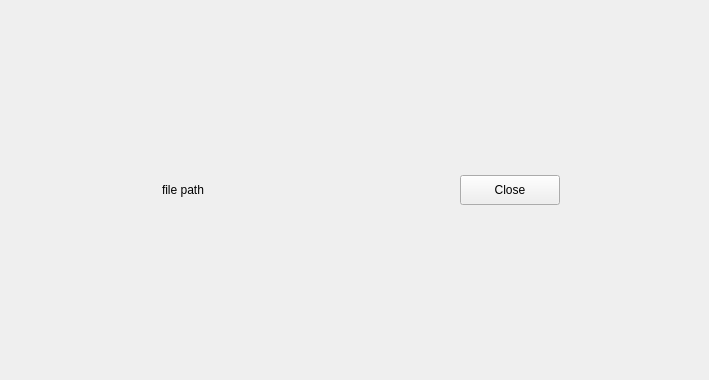
<?xml version="1.0" encoding="UTF-8"?>
<ui version="4.0">
 <class>SelectedFileWidget</class>
 <widget class="QWidget" name="SelectedFileWidget">
  <property name="geometry">
   <rect>
    <x>0</x>
    <y>0</y>
    <width>709</width>
    <height>380</height>
   </rect>
  </property>
  <property name="windowTitle">
   <string>Form</string>
  </property>
  <layout class="QVBoxLayout" name="verticalLayout">
   <property name="leftMargin">
    <number>4</number>
   </property>
   <property name="topMargin">
    <number>4</number>
   </property>
   <property name="rightMargin">
    <number>4</number>
   </property>
   <property name="bottomMargin">
    <number>4</number>
   </property>
   <item>
    <layout class="QHBoxLayout" name="horizontal_layout_center">
     <item alignment="Qt::AlignHCenter|Qt::AlignVCenter">
      <widget class="QFrame" name="frame">
       <property name="frameShape">
        <enum>QFrame::NoFrame</enum>
       </property>
       <property name="frameShadow">
        <enum>QFrame::Raised</enum>
       </property>
       <layout class="QHBoxLayout" name="horizontalLayout">
        <property name="leftMargin">
         <number>0</number>
        </property>
        <property name="topMargin">
         <number>0</number>
        </property>
        <property name="rightMargin">
         <number>0</number>
        </property>
        <property name="bottomMargin">
         <number>0</number>
        </property>
        <item>
         <widget class="QLabel" name="label_icon">
          <property name="text">
           <string/>
          </property>
         </widget>
        </item>
        <item>
         <widget class="QLabel" name="label_file">
          <property name="text">
           <string>file path</string>
          </property>
         </widget>
        </item>
        <item>
         <spacer name="horizontal_spacer_center">
          <property name="orientation">
           <enum>Qt::Horizontal</enum>
          </property>
          <property name="sizeType">
           <enum>QSizePolicy::Maximum</enum>
          </property>
          <property name="sizeHint" stdset="0">
           <size>
            <width>250</width>
            <height>17</height>
           </size>
          </property>
         </spacer>
        </item>
        <item>
         <widget class="QPushButton" name="button_close">
          <property name="minimumSize">
           <size>
            <width>100</width>
            <height>30</height>
           </size>
          </property>
          <property name="text">
           <string>Close</string>
          </property>
         </widget>
        </item>
       </layout>
      </widget>
     </item>
    </layout>
   </item>
  </layout>
 </widget>
 <resources/>
 <connections/>
</ui>
